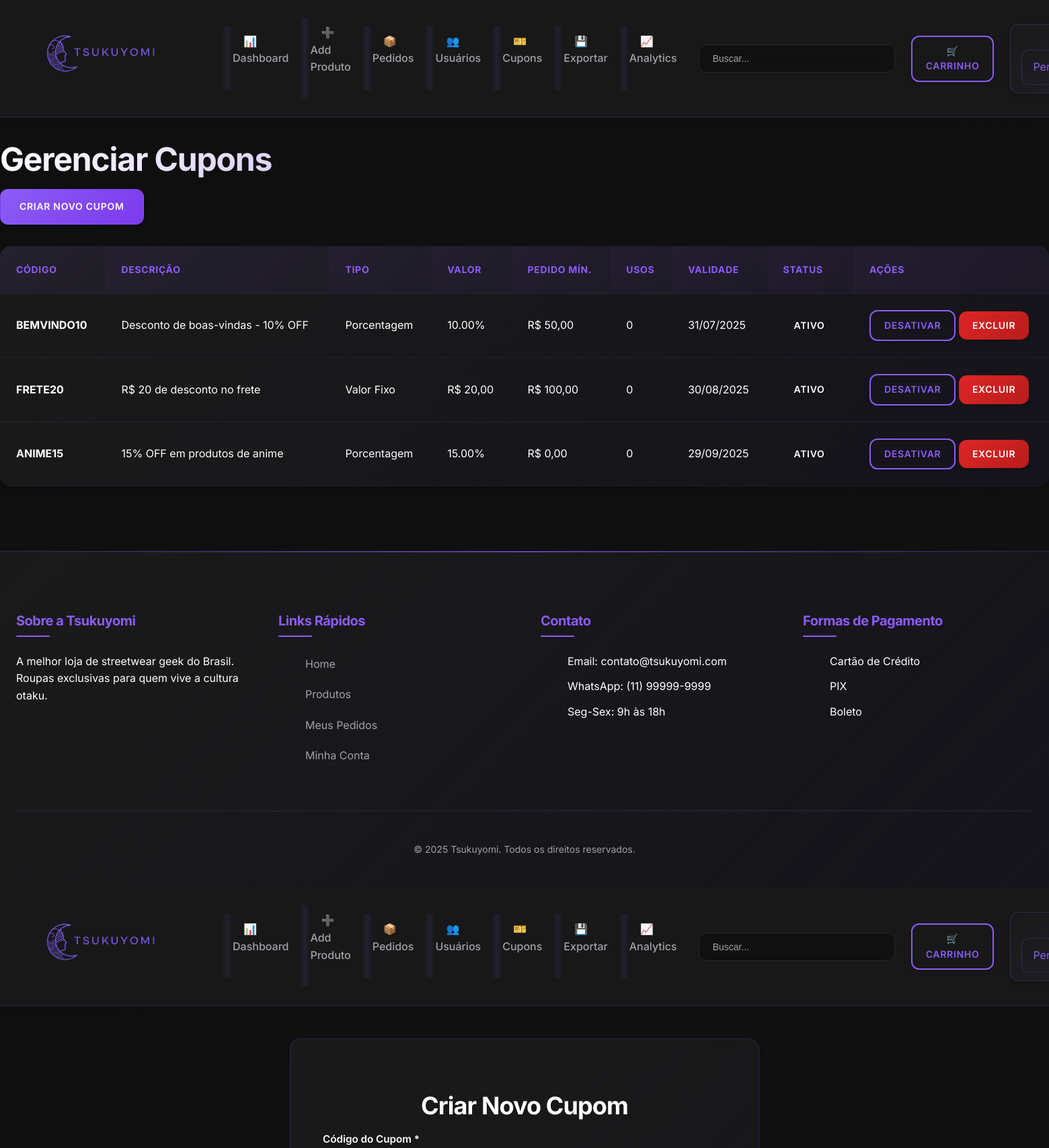
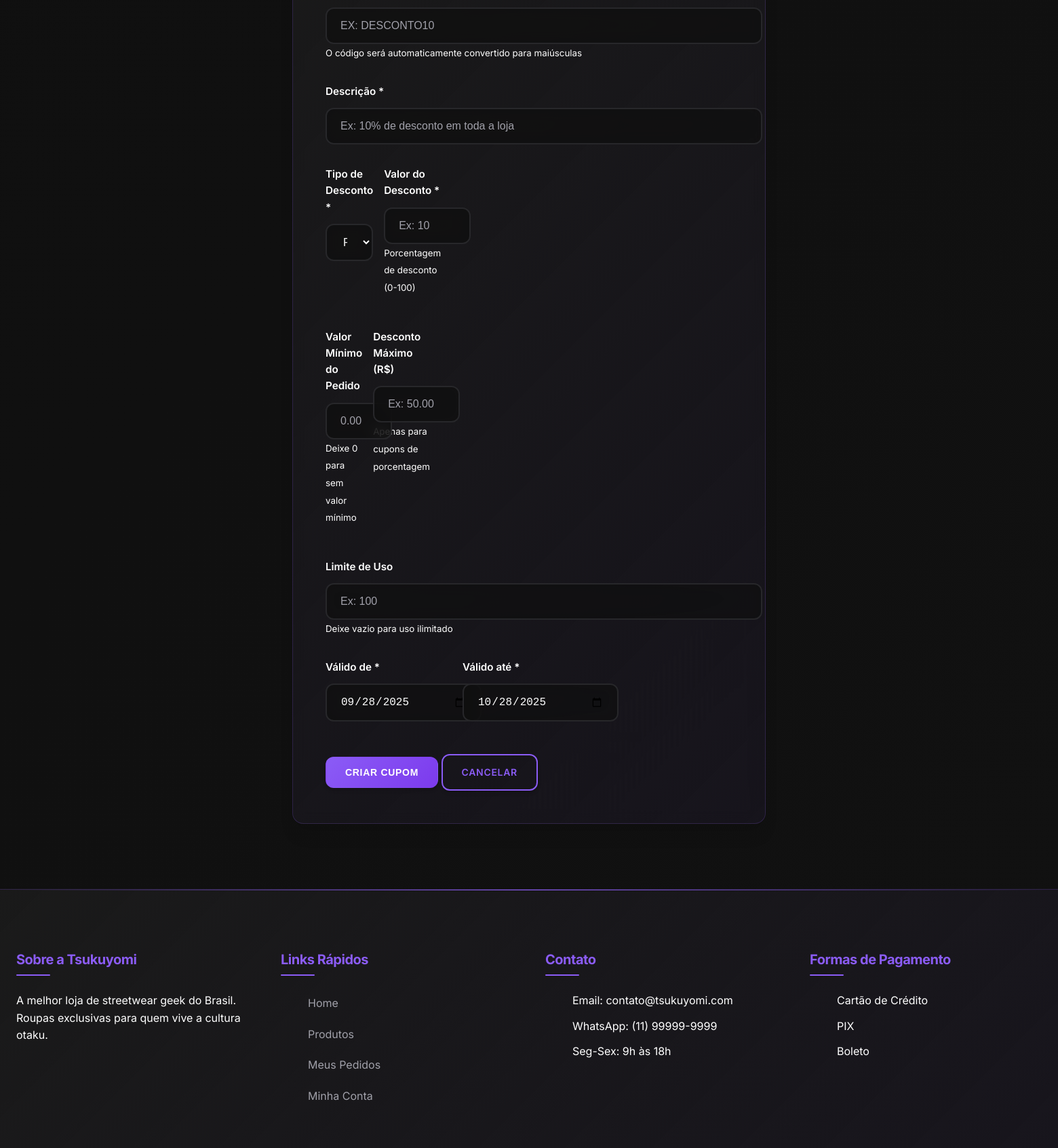
/public/index.php?action=coupons (signed in, upper part), run on the app's committed database (2 pictures, top to bottom).
### tables this page shows
CREATE TABLE `coupons` (
  `id` int(11) NOT NULL,
  `code` varchar(50) NOT NULL,
  `description` varchar(255) DEFAULT NULL,
  `discount_type` enum('percentage','fixed') NOT NULL,
  `discount_value` decimal(10,2) NOT NULL,
  `min_order_value` decimal(10,2) DEFAULT 0.00,
  `max_discount` decimal(10,2) DEFAULT NULL,
  `usage_limit` int(11) DEFAULT NULL,
  `used_count` int(11) DEFAULT 0,
  `valid_from` date NOT NULL,
  `valid_until` date NOT NULL,
  `is_active` tinyint(1) DEFAULT 1,
  `created_at` timestamp NOT NULL DEFAULT current_timestamp(),
  `updated_at` timestamp NOT NULL DEFAULT current_timestamp() ON UPDATE current_timestamp()
);

### controllers/CouponController.php (called while the page is built, shortened)
<?php
require_once '../factories/ModelFactory.php';
class CouponController {
    private $couponFactory;
    public function __construct() {
        $factoryManager = FactoryManager::getInstance();
        $this->couponFactory = $factoryManager->getFactory('coupon');
    }
    public function index() {
        $coupon = $this->couponFactory->createModel();
        $stmt = $coupon->read();
        $coupons = $stmt->fetchAll(PDO::FETCH_ASSOC);
        include '../views/admin/coupons/index.php';
    }
}
?>

### factories/ModelFactory.php (called while the page is built, shortened)
<?php
require_once __DIR__ . '/../config/database.php';
require_once __DIR__ . '/../models/Coupon.php';
abstract class ModelFactory {
    public function __construct() {
        $database = new Database();
        $this->db = $database->getConnection();
    }
}
class CouponFactory extends ModelFactory {
    public function createModel() {
        return new Coupon($this->db);
    }
}
class FactoryManager {
    private static $instance = null;
    private $factories = [];
    public static function getInstance() {
        if (self::$instance === null) {
            self::$instance = new self();
        }
        return self::$instance;
    }
    public function registerFactory($name, ModelFactory $factory) {
        $this->factories[$name] = $factory;
    }
    public function getFactory($name) {
        return $this->factories[$name];
    }
}
?>

### config/database.php (called while the page is built, shortened)
<?php
class Database {
    private $host = "localhost";
    private $db_name = "tsukuyomi_store";
    private $username = "root";
    private $password = "";
    public function getConnection() {
        $this->conn = null;
        try {
            $this->conn = new PDO("mysql:host=" . $this->host . ";dbname=" . $this->db_name,
                                  $this->username, $this->password);
            $this->conn->exec("set names utf8");
            $this->conn->setAttribute(PDO::ATTR_ERRMODE, PDO::ERRMODE_EXCEPTION);
        } catch(PDOException $exception) {
            echo "Connection error: " . $exception->getMessage();
        }
        return $this->conn;
    }
}
?>

### models/Coupon.php (called while the page is built, shortened)
<?php
class Coupon {
    private $conn;
    private $table_name = "coupons";
    public function __construct($db) {
        $this->conn = $db;
    }
    public function read() {
        $query = "SELECT * FROM " . $this->table_name . " ORDER BY created_at DESC";
        $stmt = $this->conn->prepare($query);
        $stmt->execute();
        return $stmt;
    }
}
?>

### views/admin/coupons/index.php (the view, shortened to what this page needs)
<?php include '../views/layout/header.php'; ?>
<div class="admin-container">
    <div class="admin-header">
        <h1>Gerenciar Cupons</h1>
        <a href="index.php?action=create_coupon" class="btn btn-primary">Criar Novo Cupom</a>
    </div>
    <div class="table-container">
        <table class="data-table">
            <thead>
                <tr>
                    <th>Código</th>
                    <th>Descrição</th>
                    <th>Tipo</th>
                    <th>Valor</th>
                    <th>Pedido Mín.</th>
                    <th>Usos</th>
                    <th>Validade</th>
                    <th>Status</th>
                    <th>Ações</th>
                </tr>
            </thead>
            <tbody>
                <?php foreach($coupons as $coupon): ?>
                    <tr>
                        <td><strong><?php echo $coupon['code']; ?></strong></td>
                        <td><?php echo $coupon['description']; ?></td>
                        <td>
                            <?php echo $coupon['discount_type'] == 'percentage' ? 'Porcentagem' : 'Valor Fixo'; ?>
                        </td>
                        <td>
                            <?php
                            if($coupon['discount_type'] == 'percentage') {
                                echo $coupon['discount_value'] . '%';
                            } else {
                                echo 'R$ ' . number_format($coupon['discount_value'], 2, ',', '.');
                            }
                            ?>
                        </td>
                        <td>R$ <?php echo number_format($coupon['min_order_value'], 2, ',', '.'); ?></td>
                        <td>
                            <?php
                            echo $coupon['used_count'];
                            ?>
                        </td>
                        <td>
                            <?php echo date('d/m/Y', strtotime($coupon['valid_until'])); ?>
                        </td>
                        <td>
                            <?php if($coupon['is_active']): ?>
                                <span class="badge badge-success">Ativo</span>
                            <?php else: ?>
                                <span class="badge badge-danger">Inativo</span>
                            <?php endif; ?>
                        </td>
                        <td>
                            <a href="index.php?action=toggle_coupon&id=<?php echo $coupon['id']; ?>"
                               class="btn btn-sm btn-secondary">
                                <?php echo $coupon['is_active'] ? 'Desativar' : 'Ativar'; ?>
                            </a>
                            <a href="index.php?action=delete_coupon&id=<?php echo $coupon['id']; ?>"
                               class="btn btn-sm btn-danger"
                               onclick="return confirm('Tem certeza que deseja excluir este cupom?')">
                                Excluir
                            </a>
                        </td>
                    </tr>
                <?php endforeach; ?>
            </tbody>
        </table>
    </div>
</div>
<?php include '../views/layout/footer.php'; ?>
<?php include '../views/layout/header.php'; ?>
<div class="form-container">
    <h2>Criar Novo Cupom</h2>
    <form action="index.php?action=store_coupon" method="POST">
        <div class="form-group">
            <label for="code">Código do Cupom *</label>
            <input type="text"
                   id="code"
                   name="code"
                   class="form-control"
                   placeholder="Ex: DESCONTO10"
                   style="text-transform: uppercase;"
                   required>
            <small>O código será automaticamente convertido para maiúsculas</small>
        </div>
        <div class="form-group">
            <label for="description">Descrição *</label>
            <input type="text"
                   id="description"
                   name="description"
                   class="form-control"
                   placeholder="Ex: 10% de desconto em toda a loja"
                   required>
        </div>
        <div class="form-row">
            <div class="form-group half">
                <label for="discount_type">Tipo de Desconto *</label>
                <select id="discount_type" name="discount_type" class="form-control" required onchange="updateDiscountLabel()">
                    <option value="percentage">Porcentagem (%)</option>
                </select>
            </div>
            <div class="form-group half">
                <label for="discount_value">Valor do Desconto *</label>
                <input type="number"
                       id="discount_value"
                       name="discount_value"
                       class="form-control"
                       step="0.01"
                       placeholder="Ex: 10"
                       required>
                <small id="discount_help">Porcentagem de desconto (0-100)</small>
            </div>
        </div>
        <div class="form-row">
            <div class="form-group half">
                <label for="min_order_value">Valor Mínimo do Pedido</label>
                <input type="number"
                       id="min_order_value"
                       name="min_order_value"
                       class="form-control"
                       step="0.01"
                       placeholder="0.00">
                <small>Deixe 0 para sem valor mínimo</small>
            </div>
            <div class="form-group half">
                <label for="max_discount">Desconto Máximo (R$)</label>
                <input type="number"
                       id="max_discount"
                       name="max_discount"
                       class="form-control"
                       step="0.01"
                       placeholder="Ex: 50.00">
                <small>Apenas para cupons de porcentagem</small>
            </div>
        </div>
        <div class="form-group">
            <label for="usage_limit">Limite de Uso</label>
            <input type="number"
                   id="usage_limit"
                   name="usage_limit"
                   class="form-control"
                   placeholder="Ex: 100">
            <small>Deixe vazio para uso ilimitado</small>
        </div>
        <div class="form-row">
            <div class="form-group half">
                <label for="valid_from">Válido de *</label>
                <input type="date"
                       id="valid_from"
                       name="valid_from"
                       class="form-control"
                       value="<?php echo date('Y-m-d'); ?>"
                       required>
            </div>
            <div class="form-group half">
                <label for="valid_until">Válido até *</label>
                <input type="date"
                       id="valid_until"
                       name="valid_until"
                       class="form-control"
                       value="<?php echo date('Y-m-d', strtotime('+30 days')); ?>"
                       required>
            </div>
        </div>
        <button type="submit" class="btn btn-primary">Criar Cupom</button>
        <a href="index.php?action=coupons" class="btn btn-secondary">Cancelar</a>
    </form>
</div>
<?php include '../views/layout/footer.php'; ?>

### data on the page
coupons: code "BEMVINDO10", description "Desconto de boas-vindas - 10% OFF", discount_type "Porcentagem", discount_value "10.00", min_order_value "50,00", used_count "0", valid_until "31/07/2025", is_active "ATIVO"
coupons: code "FRETE20", description "R$ 20 de desconto no frete", discount_type "Valor Fixo", discount_value "20,00", min_order_value "100,00", used_count "0", valid_until "30/08/2025", is_active "ATIVO"
coupons: code "ANIME15", description "15% OFF em produtos de anime", discount_type "Porcentagem", discount_value "15.00", min_order_value "0,00", used_count "0", valid_until "29/09/2025", is_active "ATIVO"
